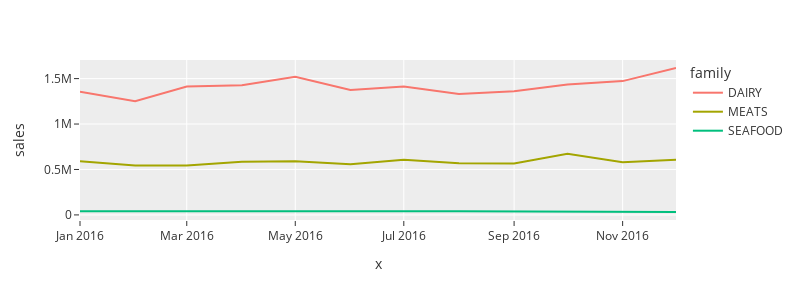

Source (notebook cell):
### Markdown cell above
# Plotly

### Code cell
fig = px.line(
    df2, 
    x=df2.index.values,
    y="sales",
    color='family',
    width=800, # DIMENSIONES del ancho en pixeles
    height=300,  # DIMENSIONES del alto en pixeles
    template='ggplot2' # ESTILOS POR TEMA: https://plotly.com/python/templates/
)
fig.show()

### Figure 1 — Plotly figure (JSON) as saved in the notebook; plotly's stock layout.template omitted (floating-point values rounded to 4 significant figures)
{"data": [{"hovertemplate": "family=DAIRY<br>x=%{x}<br>sales=%{y}<extra></extra>", "legendgroup": "DAIRY", "line": {"color": "#F8766D", "dash": "solid"}, "marker": {"symbol": "circle"}, "mode": "lines", "name": "DAIRY", "orientation": "v", "showlegend": true, "type": "scatter", "x": ["2016-01", "2016-02", "2016-03", "2016-04", "2016-05", "2016-06", "2016-07", "2016-08", "2016-09", "2016-10", "2016-11", "2016-12"], "xaxis": "x", "y": [1354875, 1250980, 1411860, 1427146, 1520885, 1373631, 1412688, 1330689, 1360984, 1434197, 1472571, 1616687], "yaxis": "y"}, {"hovertemplate": "family=MEATS<br>x=%{x}<br>sales=%{y}<extra></extra>", "legendgroup": "MEATS", "line": {"color": "#A3A500", "dash": "solid"}, "marker": {"symbol": "circle"}, "mode": "lines", "name": "MEATS", "orientation": "v", "showlegend": true, "type": "scatter", "x": ["2016-01", "2016-02", "2016-03", "2016-04", "2016-05", "2016-06", "2016-07", "2016-08", "2016-09", "2016-10", "2016-11", "2016-12"], "xaxis": "x", "y": [591100.0, 545000.0, 543500.0, 583700.0, 591500.0, 557500.0, 607700.0, 568500.0, 565000.0, 672100.0, 579000.0, 606000.0], "yaxis": "y"}, {"hovertemplate": "family=SEAFOOD<br>x=%{x}<br>sales=%{y}<extra></extra>", "legendgroup": "SEAFOOD", "line": {"color": "#00BF7D", "dash": "solid"}, "marker": {"symbol": "circle"}, "mode": "lines", "name": "SEAFOOD", "orientation": "v", "showlegend": true, "type": "scatter", "x": ["2016-01", "2016-02", "2016-03", "2016-04", "2016-05", "2016-06", "2016-07", "2016-08", "2016-09", "2016-10", "2016-11", "2016-12"], "xaxis": "x", "y": [39270.0, 37060.0, 39250.0, 39350.0, 40020.0, 36850.0, 39440.0, 39490.0, 39020.0, 40270.0, 35420.0, 32010.0], "yaxis": "y"}], "layout": {"height": 300, "legend": {"title": {"text": "family"}, "tracegroupgap": 0}, "margin": {"t": 60}, "width": 800, "xaxis": {"anchor": "y", "domain": [0, 1], "title": {"text": "x"}}, "yaxis": {"anchor": "x", "domain": [0, 1], "title": {"text": "sales"}}}}
